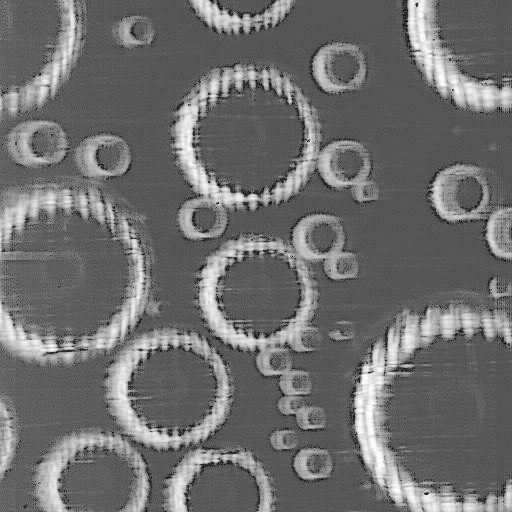
#> input picture working/input for drops.jpg, 512 x 512 px, found by its file name
$ python Drops13.py
#> lines starting #> are read from the running program, lines starting #| are printed output that depends on the picture; after the words box and inside, x2 and y2 are one past the last pixel; in counts of white or black regions, pixels touching at a corner belong together
import cv2
import numpy as np
import math
import matplotlib.pyplot as plt
import matplotlib.image as mpimg
import pandas as pd
from os import listdir
from os.path import isfile, join


############## I   N    F   O ##########################
# =======================================================
#Change#1: input image after Sharp and Gamma
#Change#2: better way to fix the image
#Change#3: new condition to LOGIC droplet or NOT
#Change#4: drawing circles only ON the real droplets
#Change#5: fix the "theoretical" radii of only the droplets
#Change#6: print the total number of droplets on final image
#change#7: #2nd column: Average number of droplets in 2 minutes (for one frame)
#change#8: #3rd column: Average  surface area of empty background in 2 minutes (for one frame)
#
#
#
# to do:
#1st column: Average rate of growth of each droplet in 2 minutes
#
#
#
# =======================================================


# Read image
im_in = cv2.imread('/Users/georgedamoulakis/PycharmProjects/Droplets/working/input for drops.jpg', cv2.IMREAD_GRAYSCALE);
#> im_in is the input picture: shape (512, 512); min 0, max 255, mean 110.3


def CountingCC():
    # Threshold, Set values equal to or above 220 to 0, Set values below 220 to 255.
    th, im_th = cv2.threshold(im_in, 120, 255, cv2.THRESH_BINARY_INV);

    def CC(img):
        nlabels, labels, stats, centroids = cv2.connectedComponentsWithStats(img)
        label_hue = np.uint8(179 * labels / np.max(labels))
        blank_ch = 255 * np.ones_like(label_hue)
        labeled_img = cv2.merge([label_hue, blank_ch, blank_ch])
        labeled_img = cv2.cvtColor(labeled_img, cv2.COLOR_HSV2BGR)
        labeled_img[label_hue == 0] = 0
        return labeled_img, nlabels, labels, stats, centroids

    # fixing the image
    kernel = np.ones((2, 2), np.uint8)
    erosion = cv2.erode(im_th, kernel, iterations=3)
    dilation = cv2.dilate(erosion, kernel, iterations=4)
    components, nlabels, labels, stats, centroids = CC(dilation)

    # creating the matrices
    a = np.hsplit(stats, 5)
    horizontal = a[2]
    vertical = a[3]
    area = a[4]
    b = np.hsplit(centroids, 2)
    x_centr = b[0]
    y_centr = b[1]
    horizontalNEW = np.zeros(nlabels)
    verticalNEW = np.zeros(nlabels)
    TotalAreaNEW = np.zeros(nlabels)
    NEW_dimensions = np.zeros((nlabels, 6))

    # Logic check if something is DROPLET or NOT
    d = 0
    droplet_counter = 0
    Not_Droplet = np.empty(nlabels, dtype=object)
    for i in range(nlabels):
        d = ((horizontal[i] + vertical[i]) / 2)
        d1 = 0.785 * d * d
        if abs(area[i] - (d1)) > 2000 or horizontal[i] < 10 or vertical[i] < 10:
            Not_Droplet[i] = "NOT a droplet"
        else:
            Not_Droplet[i] = "ok"
            droplet_counter = droplet_counter + 1


    # building the new final dimensions matrix
    for row in range(nlabels):
        for column in range(8):
            if column == 0:
                NEW_dimensions[row, column] = (row + 1)
            elif column == 1:
                NEW_dimensions[row, column] = x_centr[row]
            elif column == 2:
                NEW_dimensions[row, column] = y_centr[row]
            elif column == 3:
                if horizontal[row] < 100:
                    NEW_dimensions[row, column] = horizontal[row] + 20
                else:
                    NEW_dimensions[row, column] = horizontal[row] + 40
            elif column == 4:
                if vertical[row] < 100:
                    NEW_dimensions[row, column] = vertical[row] + 20
                else:
                    NEW_dimensions[row, column] = vertical[row] + 40
            elif column == 5:
                NEW_dimensions[row, column] = ((NEW_dimensions[row][3]) + (NEW_dimensions[row][4])) * 3.14 * 0.25 * ((NEW_dimensions[row][3]) + (NEW_dimensions[row][4]))
        column = column + 1
    row = row + 1
    plt.show()


    # here we have to build the surface area difference
    TotalArea_Frame = 956771
    TotalArea_Droplets = 0
    TotalArea_Background = 0
    d3 = 0
    droplet_counter_2 = 0
    #Not_Droplet = np.empty(nlabels, dtype=object)
    for i in range(nlabels):
        d3 = ((horizontal[i] + vertical[i]) / 2)
        d4 = 0.785 * d3 * d3
        if abs(area[i] - (d4)) > 2000 or horizontal[i] < 10 or vertical[i] < 10:
            pass
        else:
            droplet_counter_2 = droplet_counter_2 + 1
            TotalArea_Droplets = int(TotalArea_Droplets + (NEW_dimensions[i][5]))

    TotalArea_Background = TotalArea_Frame - TotalArea_Droplets
    print(f'The total area is : { TotalArea_Frame}. '
          f' // The droplets area is: { TotalArea_Droplets}. '
          f' // The free area is : { TotalArea_Background}.'
          f' // The droplets measured here are : {droplet_counter_2}')

    # here we draw the circles, the boxes and the numbers
    image = components
    out = image.copy()
    for row in range(1, nlabels, 1):
        for column in range(5):
            if Not_Droplet[row] == "ok":
                #print(Not_Droplet[row])
                cv2.rectangle(out, (x_centr[row] - 3, y_centr[row] - 3), (x_centr[row] + 3, y_centr[row] + 3), (0, 0, 0))
                r = (math.sqrt(NEW_dimensions[row][5] * 0.31830988618) * 0.5)
                cv2.circle(out, (x_centr[row], y_centr[row]), int(r), (255, 255, 0, 4))
                cv2.putText(out, ('%d' % (row + 1)), (x_centr[row], y_centr[row]), cv2.FONT_HERSHEY_SIMPLEX, 0.8, (255, 255, 255), 2)
            else:
                pass
        column = column + 1
    row = row + 1
    cv2.putText(out, ('%d droplets' % droplet_counter), (5, 30), cv2.FONT_ITALIC , 1.2, (220,220, 220), 2)


#here we will build the MatrixA

    # 1st column: Average rate of growth of each droplet in 2 minutes
    # to find the average growth you need the area and the centroid of each droplet
    # DONE!!! 2nd column: Average number of droplets in 2 minutes
    # DONE!!! 3rd column: Average  surface area of empty background in 2 minutes
    MatrixA = np.zeros((nlabels, 3))
    for row in range(nlabels):
        for column in range(0,3,1):
            if column == 0:
                MatrixA[row, column] = 1
            elif column == 1:
                MatrixA[row, column] = droplet_counter
            elif column == 2:
                MatrixA[row, column] = TotalArea_Background
        column = column + 1
    row = row + 1


#save the new MatrixA to a csv file
    mypath = '/Users/georgedamoulakis/PycharmProjects/Droplets/working'
    onlyfiles = [f for f in listdir(mypath) if isfile(join(mypath, f))]
    df_M_A = pd.DataFrame(MatrixA)  # converting it to a pandas
    df_M_A.columns = [ 'Rate of Growth', 'Number of Droplets', 'Background Area']
    df_M_A.to_csv(f'MatrixA for image: {onlyfiles}.csv', index=False)  # save as csv

    # show the images
    cv2.imshow("Initial", im_in)
    cv2.imshow("Final", out)
    cv2.waitKey(0)
    cv2.destroyAllWindows()


CountingCC()
#> in CountingCC, `th, im_th = cv2.threshold(im_in, 120, 255, cv2.THRESH_BINARY_INV);`:
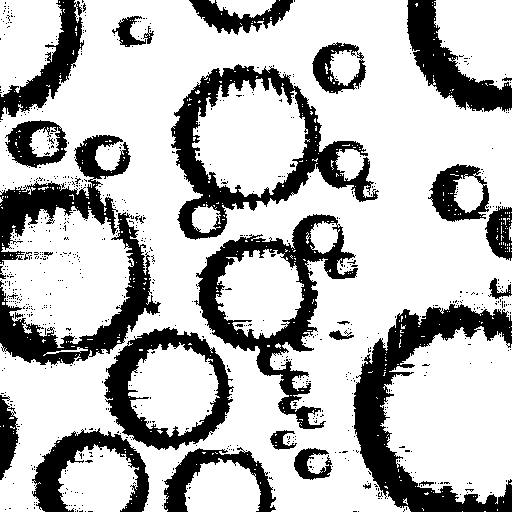
#> im_th: shape (512, 512); 73.4% white; 789 black regions (759 under 20 px), largest, box (x1, y1, x2, y2) and area: (353, 304, 512, 512) 10396, (171, 64, 379, 240) 9215, (194, 214, 358, 429) 8497
#> in CountingCC, `erosion = cv2.erode(im_th, kernel, iterations=3)`:
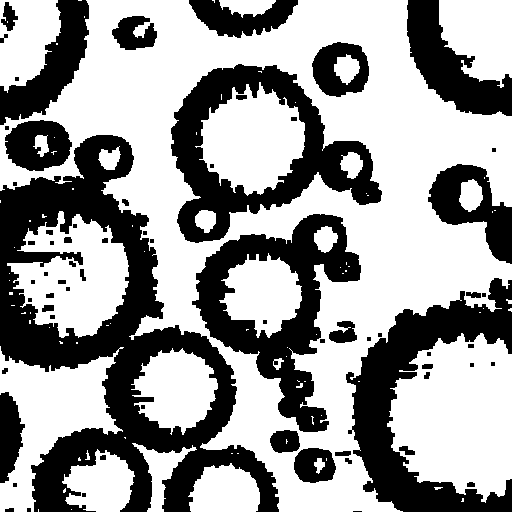
#> erosion: shape (512, 512); 61.2% white; 67 black regions (25 under 20 px), largest, box (x1, y1, x2, y2) and area: (0, 135, 279, 512) 34355, (346, 278, 512, 512) 14183, (171, 64, 382, 243) 13438
#> in CountingCC, `dilation = cv2.dilate(erosion, kernel, iterations=4)`:
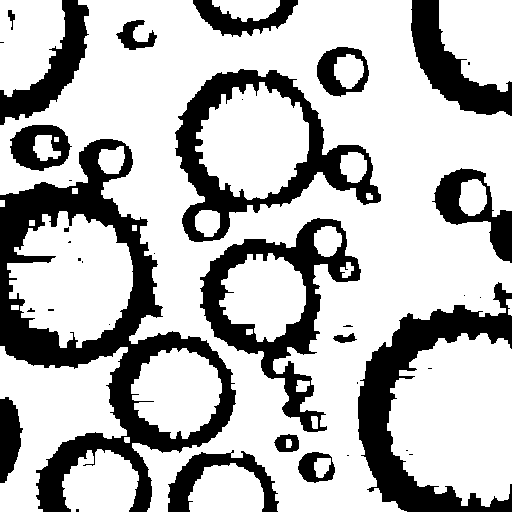
#> dilation: shape (512, 512); 72.1% white; 38 black regions (20 under 20 px), largest, box (x1, y1, x2, y2) and area: (0, 139, 236, 512) 22737, (358, 282, 512, 512) 10797, (175, 69, 381, 242) 9530
#> in CC, `nlabels, labels, stats, centroids = cv2.connectedComponentsWithStats(i..`:
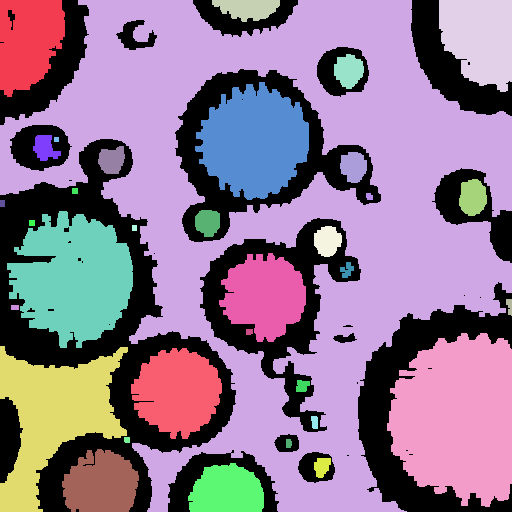
#> labels: shape (512, 512) int32; 35 distinct labels, from 0 to 34; one colour per label, 0 black
#> in CC, `nlabels, labels, stats, centroids = cv2.connectedComponentsWithStats(i..`: nlabels = 35; stats = 35 rows, first 6: [0, 0, 512, 512, 73250], [0, 0, 65, 97, 4950], [0, 0, 512, 512, 104793], [212, 0, 68, 22, 1051], [439, 0, 73, 92, 5386], [334, 54, 30, 35, 763]; centroids = 35 pairs, first value 2 to 509.1, second value 8.06 to 490.5
#> in CC, `label_hue = np.uint8(179 * labels / np.max(labels))`:
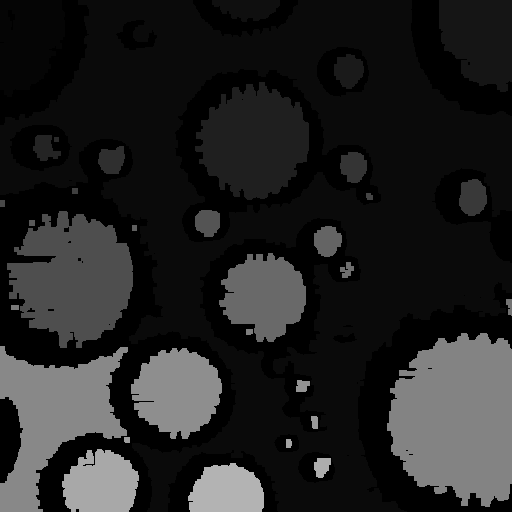
#> label_hue: shape (512, 512); min 0, max 179, mean 34.7
#> in CC, `labeled_img = cv2.merge([label_hue, blank_ch, blank_ch])`:
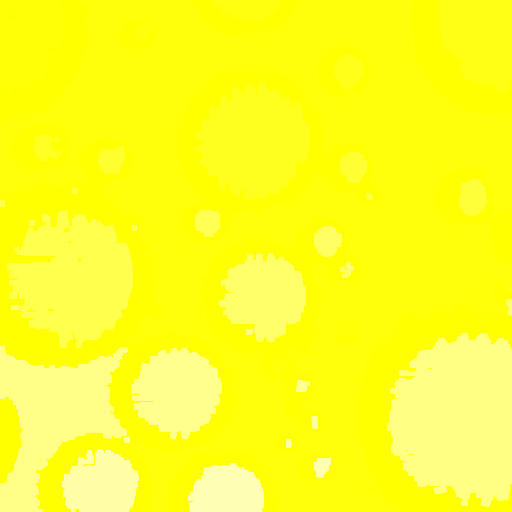
#> labeled_img: shape (512, 512, 3); mean of channels 0, 1, 2 34.7, 255, 255; drawn as B, G, R
#> in CC, `labeled_img[label_hue == 0] = 0`:
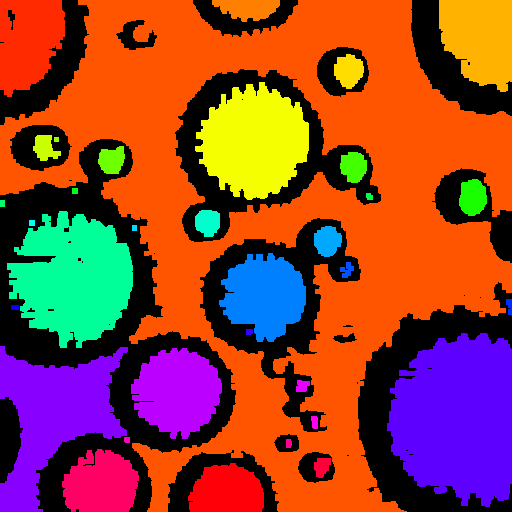
#> labeled_img: shape (512, 512, 3); mean B, G, R 48.3, 66.5, 146.5
#> in CountingCC, `components, nlabels, labels, stats, centroids = CC(dilation)`: nlabels = 35
#> in CountingCC, `a = np.hsplit(stats, 5)`: a = 5 items
#> in CountingCC, `horizontal = a[2]`: horizontal = 35 values, max 512 at index 0, min 5 at index 8, mean 67.6
#> in CountingCC, `vertical = a[3]`: vertical = 35 values, max 512 at index 0, min 5 at index 8, mean 70.8
#> in CountingCC, `area = a[4]`: area = 35 values, max 104793 at index 2, min 25 at index 8, mean 7489.8
#> in CountingCC, `b = np.hsplit(centroids, 2)`: b = 2 items
#> in CountingCC, `x_centr = b[0]`: x_centr = 35 values, max 509.1 at index 22, min 2 at index 14, mean 225.2
#> in CountingCC, `y_centr = b[1]`: y_centr = 35 values, max 490.5 at index 34, min 8.06 at index 3, mean 263.9
#> the loop in CountingCC, `for i in range(nlabels):` made 35 passes
#> (d, d1) on passes 1 to 12: ([512], [205783]), ([81], [5150.4]), ([512], [205783]), ([45], [1589.6]), ([82.5], [5342.9]), ([32.5], [829.2]), ([116], [10563]), ([27], [572.3]), ([5], [19.62]), ([27.5], [593.7]), ([29], [660.2]), ([32.5], [829.2])
#> after the loop in CountingCC, `for i in range(nlabels):`: droplet_counter = 20
#> after the loop in CountingCC, `for row in range(nlabels):`: NEW_dimensions = 35 rows, first 6: [1, 233.3, 270.5, 552, 552, 956770.6], [2, 28.14, 41.01, 85, 117, 32031.1], [3, 287.9, 211.4, 552, 552, 956770.6], [4, 247.3, 8.06, 88, 42, 13266.5], [5, 479.2, 38.29, 93, 112, 32989.6], [6, 348.3, 70.31, 50, 55, 8654.6]; column = 8
#> the loop in CountingCC, `for i in range(nlabels):` made 35 passes
#> (d3, d4, TotalArea_Droplets) on passes 2, 4, 5, 6, 7, 8, 10, 11, 12, 16, 17, 20: ([81], [5150.4], 32031), ([45], [1589.6], 45297), ([82.5], [5342.9], 78286), ([32.5], [829.2], 86940), ([116], [10563], 163355), ([27], [572.3], 170291), ([27.5], [593.7], 177375), ([29], [660.2], 184914), ([32.5], [829.2], 193568), ([131.5], [13574.4], 285922), ([26], [530.7], 292566), ([29.5], [683.1], 300259)
#> (d3, d4) on passes 1, 3, 9, 13, 14, 15: ([512], [205783]), ([512], [205783]), ([5], [19.62]), ([6], [28.26]), ([7], [38.47]), ([6], [28.26])
#> after the loop in CountingCC, `for i in range(nlabels):`: droplet_counter_2 = 20
#> in CountingCC, `TotalArea_Background = TotalArea_Frame - TotalArea_Droplets`: TotalArea_Background = 409719
#| The total area is : 956771.  // The droplets area is: 547052.  // The free area is : 409719. // The droplets measured here are : 20
#> after the loop in CountingCC, `for row in range(1, nlabels, 1):`: column = 0
#> (the run stopped early here; a loop or call above may not have finished)
